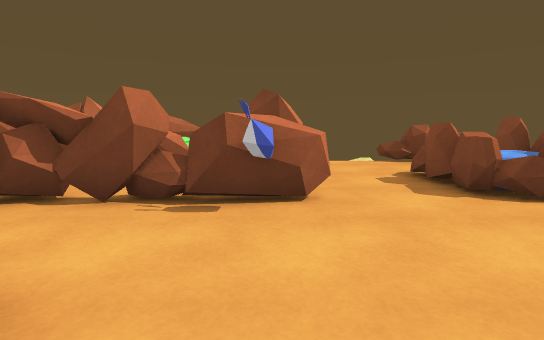
view 1 (above)

18 first-person views from a walk through a scene from a Unity 3-D project. The camera is 1.2 m above the floor, tilts 8° down and sees 85° across. The floor is counted in squares, 1 m on a side. Each view is taken from the middle of a square. On the plan, view 1 faces up. The plan holds only what a view shows up to about 13 squares ahead; the rest is blank. The place goes on beyond the plan. Door leaves are left out, so doorways stand open.

view 2
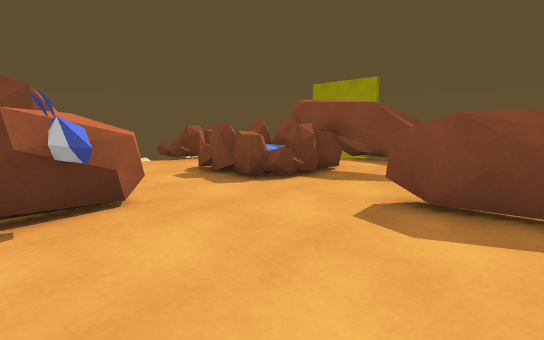

view 3
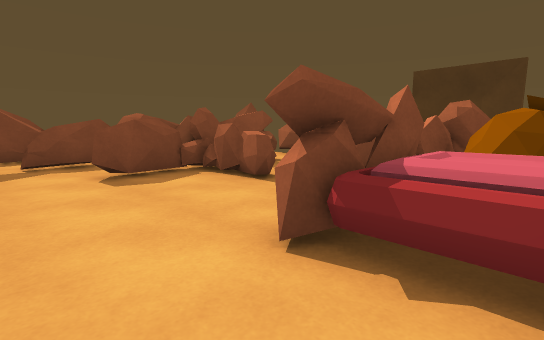

view 4
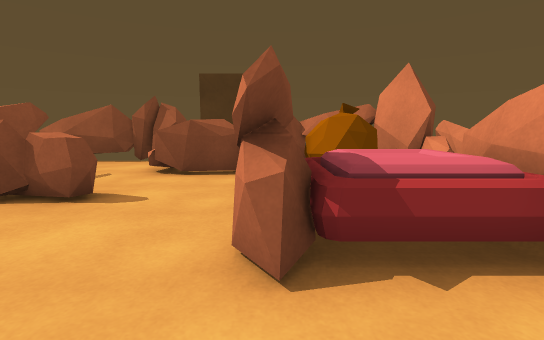

view 5
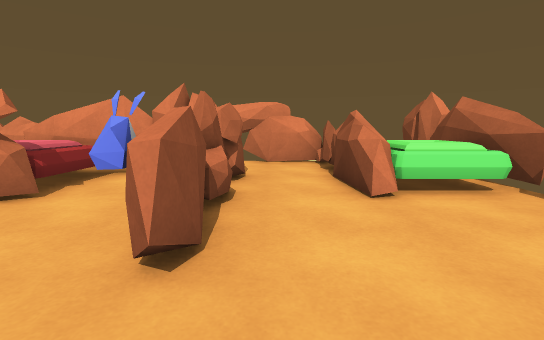

view 6
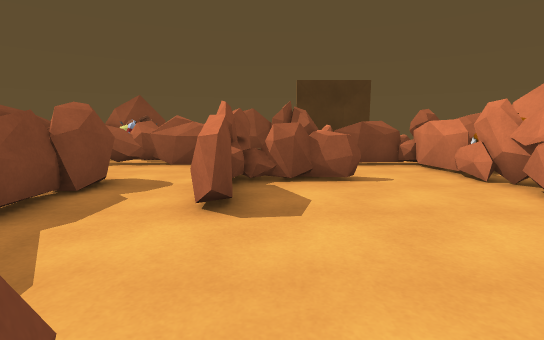

view 7
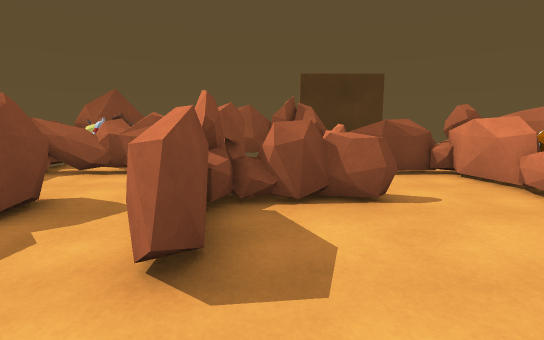

view 8
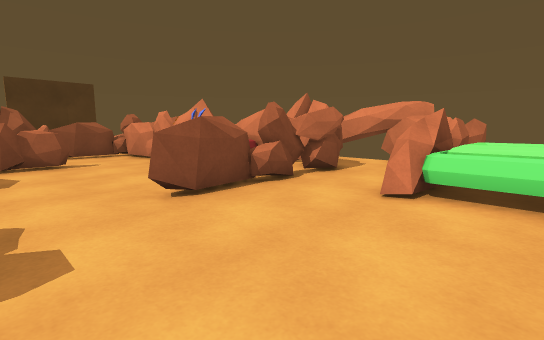

view 9
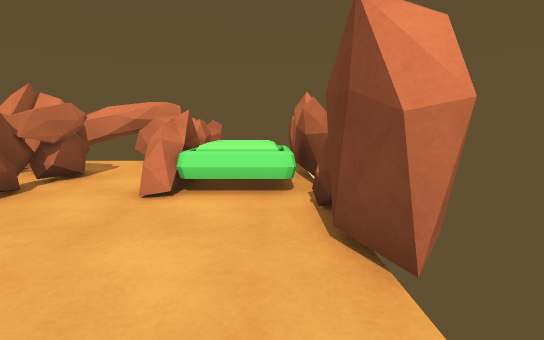

view 10
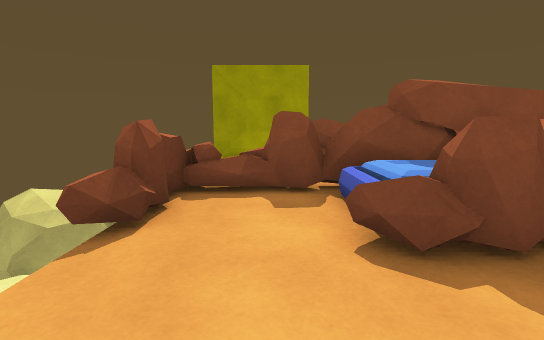

view 11
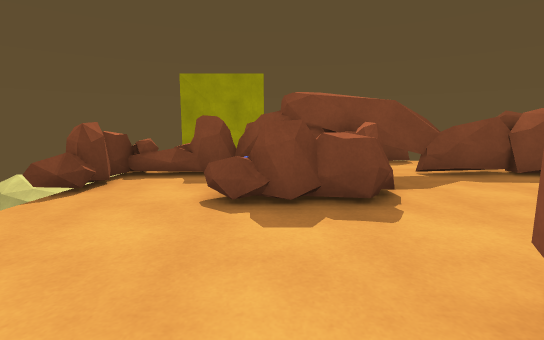

view 12
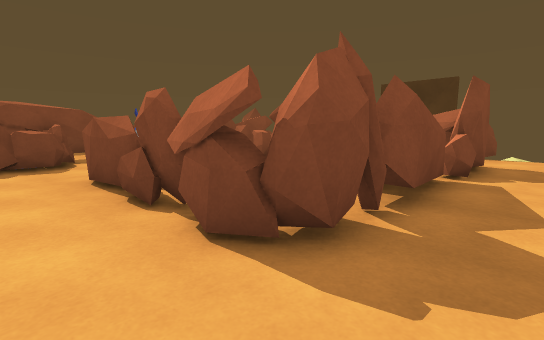

view 13
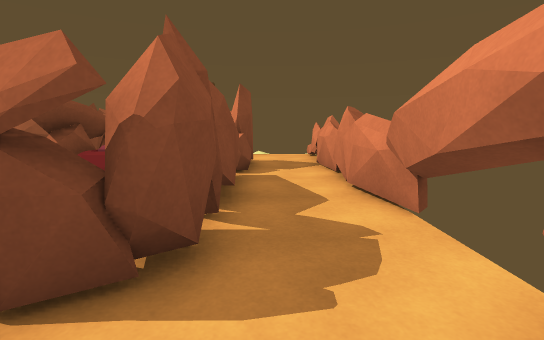

view 14
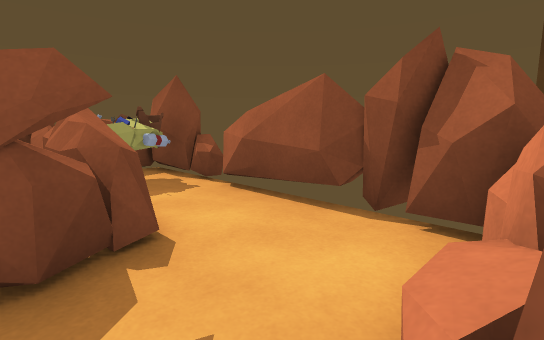

view 15
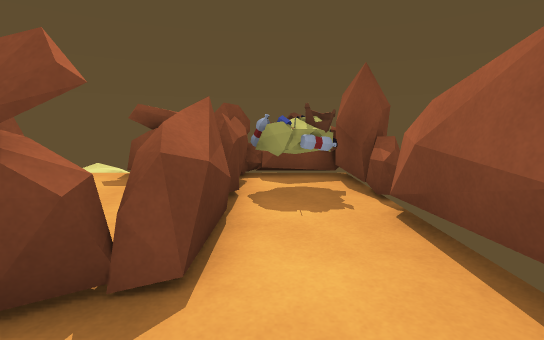

view 16
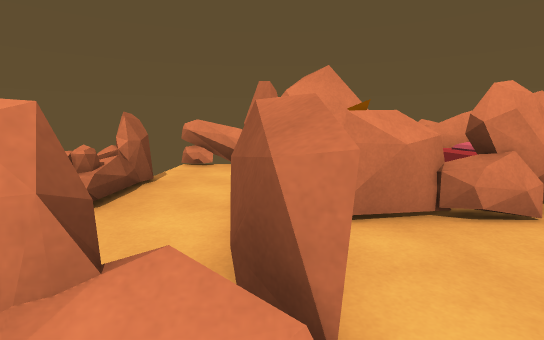

view 17
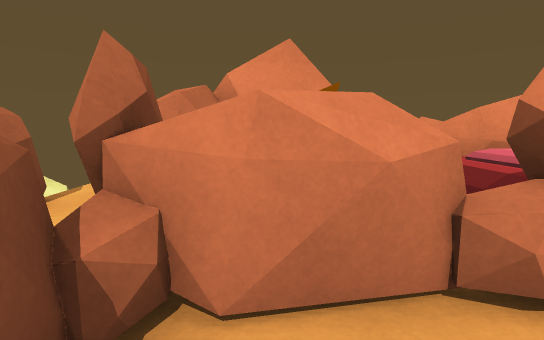

view 18
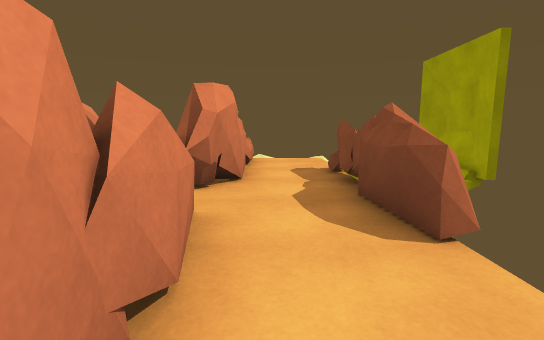

### Floor plan
Key: @ floor where view 1 was taken; # wall or solid block; x gap in a wall; . main floor; - floor 0.5 m lower than the main floor; / step, stairs or slope; D open door; = window, fence, low wall or low ledge; ^ raised ledge; v drop or lower ground; T thing the floor can be seen under or through; O other object.
Columns run from 8 left of view 1 to 10 right of it. Each row starts with its distance up from view 1.
 12               x
 11 ######x##xvv^#=#vv/
 10     OO.........=../
  9     OO.........#../
  8 ######=.....^..#..#
  7 #...........#OO#..#
  6 #...........=OOT..#
  5 #..TTTT##DDD=#=T..#
  4 #..#....O......T..#
  3 #..#...........T..#
  2 #..#........DDDD..x
  1 #..#OO#.....#DD#..v
  0 #..#OO#.@...#..#  v
 -1 #..xOO#..==##..D..-
 -2 #..#OO#.....#.DD..#
 -3 #..#OO#.....#.DD..#
 -4 #..######^..=##D###
 -5 #........#.....OOO#
 -6 #....... =.....OO #
 -7 #vvx#x.  ##########

Where each view was taken, in squares from view 1:
view 1: 0 up, 0 right, facing up
view 2: 0 up, 1 left, facing up-right
view 3: 4 up, 4 left, facing down-right
view 4: 4 up, 2 left, facing down
view 5: 6 up, 3 right, facing left
view 6: 6 up, 3 right, facing down
view 7: 4 up, 3 right, facing down
view 8: 10 up, 3 right, facing down-left
view 9: 10 up, 3 right, facing left
view 10: 9 up, 1 right, facing right
view 11: 7 up, 1 left, facing right
view 12: 7 up, 7 left, facing down-right
view 13: 7 up, 6 left, facing down
view 14: 3 down, 1 right, facing down-right
view 15: 5 down, 2 right, facing right
view 16: 4 down, 2 right, facing left
view 17: 3 down, 0 right, facing left
view 18: 1 down, 8 right, facing up
